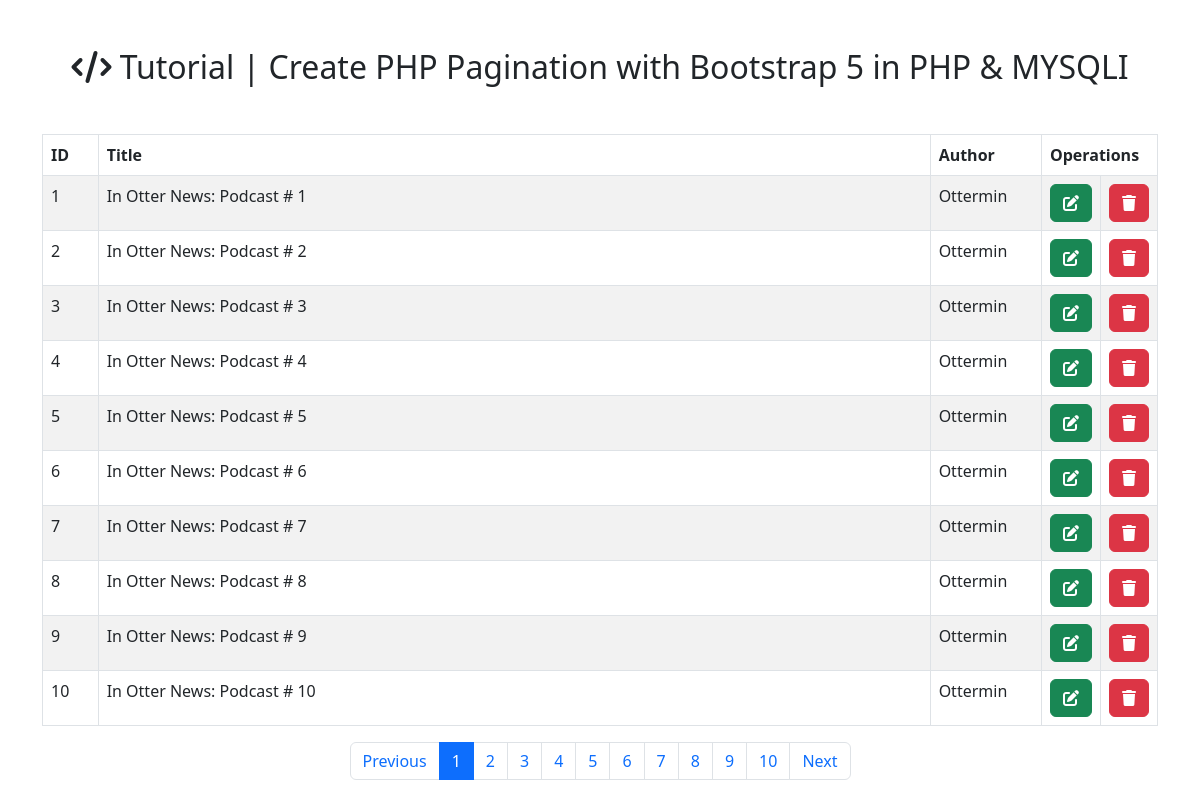
Screenshot of /Tutorial_Create_PHP_Pagination_with_Bootstrap_5_in_PHP_MYSQLI/index.php with the database file from the repository.
### tables this page shows
CREATE TABLE `posts` (
  `post_id` int(11) NOT NULL PRIMARY KEY AUTO_INCREMENT,
  `post_name` varchar(30) NOT NULL,
  `post_author` varchar(10) NOT NULL
);

### Tutorial_Create_PHP_Pagination_with_Bootstrap_5_in_PHP_MYSQLI/index.php (the view, shortened to what this page needs)
<?php
$mysqli = mysqli_connect('localhost', 'db_user', 'db_password', 'db_name');
?>
<!DOCTYPE html>
<html>
<head>
	<link rel="stylesheet" type="text/css" href="https://cdn.jsdelivr.net/npm/bootstrap@5.2.0/dist/css/bootstrap.min.css">
	<link rel="stylesheet" href="https://cdnjs.cloudflare.com/ajax/libs/font-awesome/6.2.0/css/all.min.css" />
</head>
<body>
	<div class="container mt-5">
		<center>
			<h2 class="mb-5"><i class="fa-solid fa-code"></i> Tutorial | Create PHP Pagination with Bootstrap 5 in PHP & MYSQLI</h2>
		</center>
		<div class="table-responsive">
		<table class="table table-striped table-bordered">
			<thead class="thead-white">
				<tr>
					<th width="5%">ID</th>
					<th width="75%">Title</th>
					<th width="10%">Author</th>
					<th width="10%" colspan="2">Operations</th>
				</tr>
			</thead>
			<tbody>
				<?php
				$limit = 10;
				$page = isset($_GET['page'])?(int)$_GET['page'] : 1;
				$start_page = ($page > 1) ? ($page * $limit) - $limit : 0;
				$previous = $page - 1;
				$next = $page + 1;
				$data_select = "SELECT * FROM `posts`";
				$data_select_query = mysqli_query($mysqli, $data_select);
				$total_data = mysqli_num_rows($data_select_query);
				$total_page = ceil($total_data / $limit);
				$data_post_select = "SELECT * FROM `posts` LIMIT $start_page, $total_page";
				$data_post_result = mysqli_query($mysqli, $data_post_select);
				$number = $start_page + 1;
				while($post_data = mysqli_fetch_array($data_post_result)) {
					?>
					<tr>
						<td><?php echo $number++; ?></td>
						<td><?php echo $post_data['post_name']; ?></td>
						<td><?php echo $post_data['post_author']; ?></td>
						<td><span class="btn btn-success"><i class="fa-solid fa-edit"></i></span></td>
						<td><span class="btn btn-danger"><i class="fa-solid fa-trash"></i></span></td>
					</tr>
					<?php
				}
				?>
			</tbody>
		</table>
		<nav aria-label="..." class="table-responsive mb-2">
			<ul class="pagination justify-content-center">
				<li class="page-item">
					<a class="page-link" <?php if($page > 1) { echo "href='index.php?page=$previous'"; } ?>>Previous</a>
				</li>
				<?php
				for($x = 1; $x <= $total_page; $x++) {
                    if ($x == $page) {
                        $current_page = ' active" aria-current="page';
                    } else {
                        $current_page = '';
                    }
					?>
					<li class="page-item<?php echo $current_page; ?>"><a class="page-link" href="index.php?page=<?php echo $x ?>"><?php echo $x; ?></a></li>
					<?php
				}
				?>
				<li class="page-item">
					<a  class="page-link" <?php if($page < $total_page) { echo "href='index.php?page=$next'"; } ?>>Next</a>
				</li>
			</ul>
		</nav>
	</div>
	</div>
</body>
</html>

### Tutorial_Create_PHP_Pagination_with_Bootstrap_5_in_PHP_MYSQLI/index.php (style rules this page uses)
.pagination { display: -ms-flexbox; flex-wrap: wrap; display: flex; padding-left: 0; list-style: none; border-radius: 0.25rem; }

### rows the page displays
posts: post_name "In Otter News: Podcast # 1", post_author "Ottermin"
posts: post_name "In Otter News: Podcast # 2", post_author "Ottermin"
posts: post_name "In Otter News: Podcast # 3", post_author "Ottermin"
posts: post_name "In Otter News: Podcast # 4", post_author "Ottermin"
posts: post_name "In Otter News: Podcast # 5", post_author "Ottermin"
posts: post_name "In Otter News: Podcast # 6", post_author "Ottermin"
posts: post_name "In Otter News: Podcast # 7", post_author "Ottermin"
posts: post_name "In Otter News: Podcast # 8", post_author "Ottermin"
posts: post_name "In Otter News: Podcast # 9", post_author "Ottermin"
posts: post_name "In Otter News: Podcast # 10", post_author "Ottermin"
